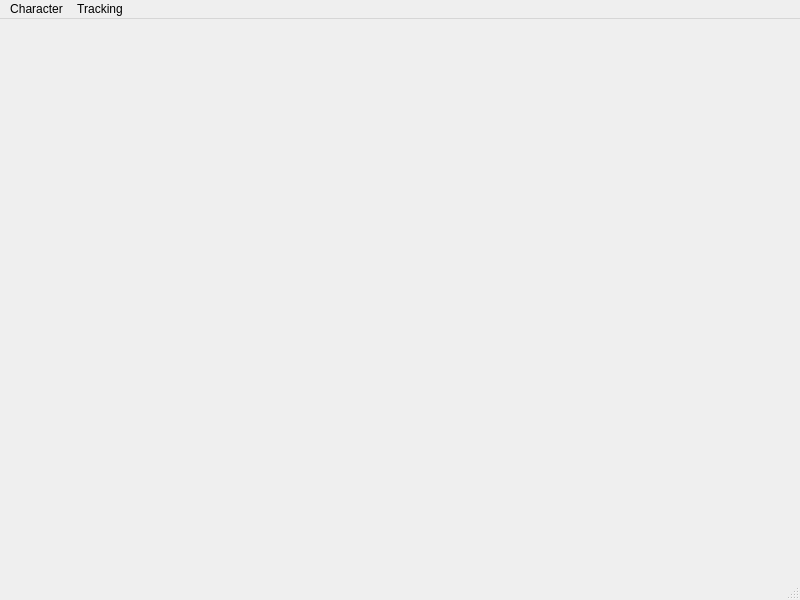
<?xml version="1.0" encoding="UTF-8"?>
<ui version="4.0">
 <class>MainWindow</class>
 <widget class="QMainWindow" name="MainWindow">
  <property name="geometry">
   <rect>
    <x>0</x>
    <y>0</y>
    <width>800</width>
    <height>600</height>
   </rect>
  </property>
  <property name="windowTitle">
   <string>MainWindow</string>
  </property>
  <widget class="QWidget" name="centralwidget"/>
  <widget class="QMenuBar" name="menubar">
   <property name="geometry">
    <rect>
     <x>0</x>
     <y>0</y>
     <width>800</width>
     <height>21</height>
    </rect>
   </property>
   <widget class="QMenu" name="menuForgotten_Character_Organizer">
    <property name="title">
     <string>Character</string>
    </property>
    <addaction name="actionStats"/>
    <addaction name="actionMemories"/>
   </widget>
   <widget class="QMenu" name="menuTracking">
    <property name="title">
     <string>Tracking</string>
    </property>
    <addaction name="actionSession_Notes"/>
   </widget>
   <addaction name="menuForgotten_Character_Organizer"/>
   <addaction name="menuTracking"/>
  </widget>
  <widget class="QStatusBar" name="statusbar"/>
  <action name="actionStats">
   <property name="text">
    <string>Stats</string>
   </property>
   <property name="shortcut">
    <string>C</string>
   </property>
  </action>
  <action name="actionMemories">
   <property name="text">
    <string>Memories</string>
   </property>
   <property name="shortcut">
    <string>M</string>
   </property>
  </action>
  <action name="action_Boom">
   <property name="text">
    <string>&amp;Boom</string>
   </property>
  </action>
  <action name="actionSession_Notes">
   <property name="text">
    <string>Session Notes</string>
   </property>
  </action>
 </widget>
 <resources/>
 <connections/>
</ui>
